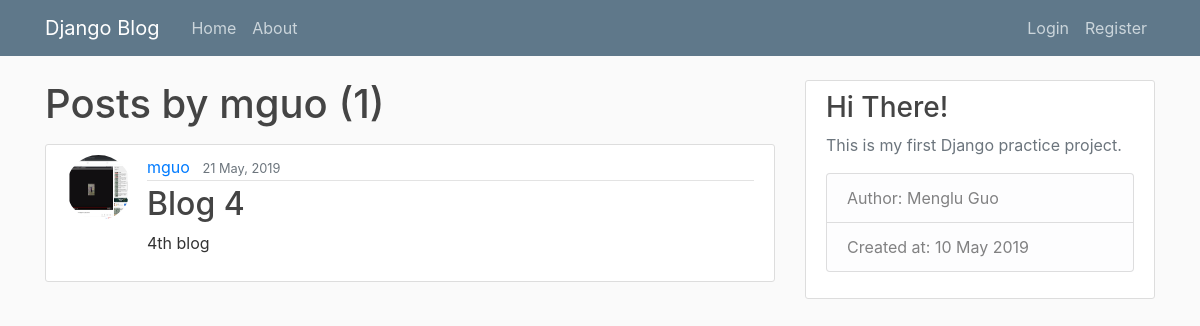
Before: /user/mguo with the older database file.
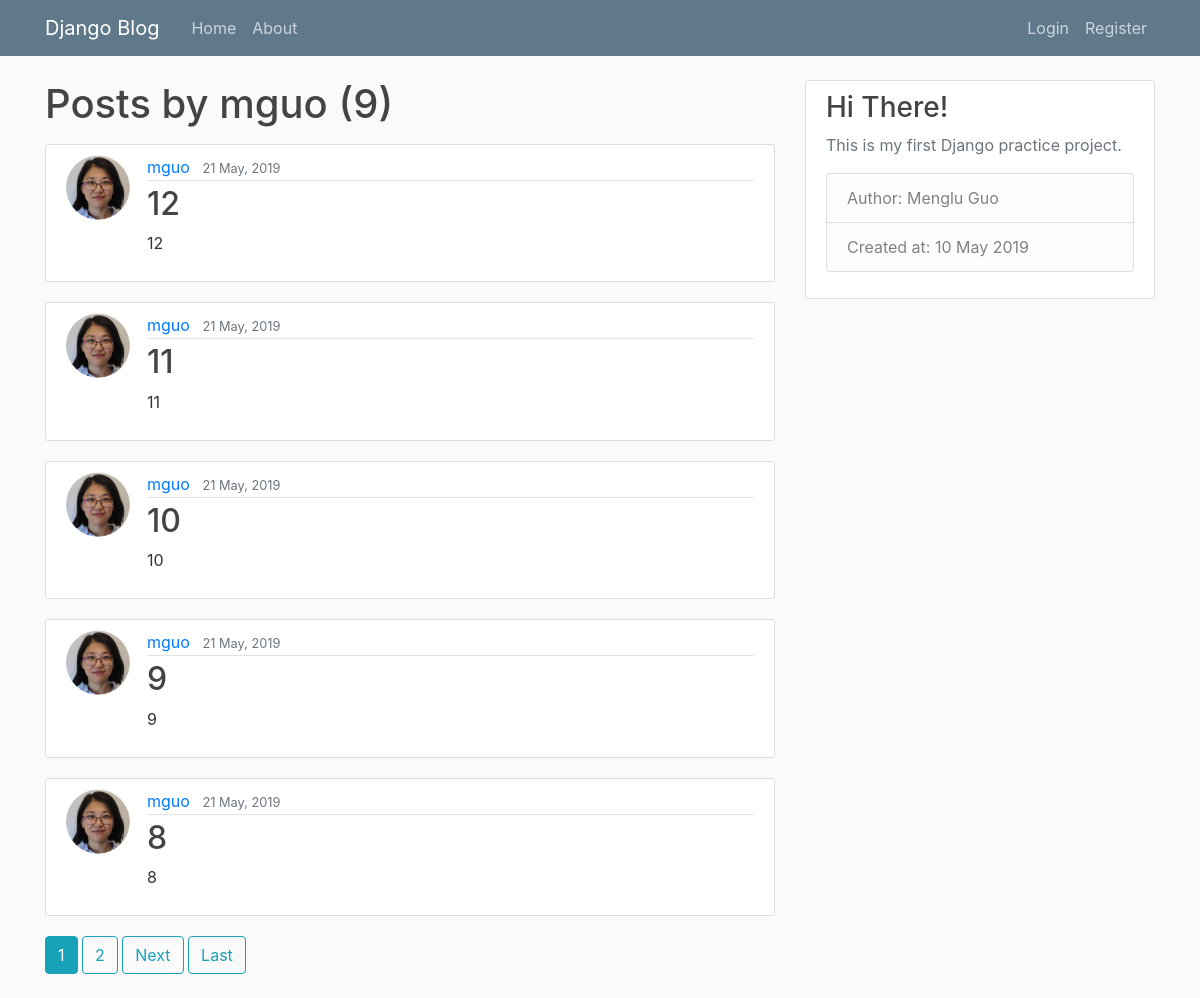
After: the same page with the newer database file.
### blog/models.py (models this page shows, shortened)
class Post(models.Model):
    title = models.CharField(max_length=100)
    content = FroalaField()
    date_posted = models.DateTimeField(default=timezone.now)
    author = models.ForeignKey(User, on_delete=models.CASCADE)

### users/models.py (models this page shows, shortened)
class Profile(models.Model):
    user = models.OneToOneField(User, on_delete=models.CASCADE)
    image = models.ImageField(default='default.jpg', upload_to='profile_pics')

### blog/views.py (the view)
# urls.py: path('user/<str:username>', UserPostListView.as_view(), name='user-posts'),
class UserPostListView(ListView):
    model = Post
    template_name = 'blog/user_posts.html'  # <app>/<model>_<viewtype>.html
    context_object_name = 'posts'
    paginate_by = 5
    def get_queryset(self):
        user = get_object_or_404(User, username=self.kwargs.get('username'))
        return Post.objects.filter(author=user).order_by('-date_posted')

### blog/templates/blog/user_posts.html (shortened to what this page needs)
{% extends "blog/base.html" %}
{% block content %}
    <h1 class="mb-3">Posts by {{ view.kwargs.username }} ({{ page_obj.paginator.count }})</h1>
    {% for post in posts %}
        <article class="media content-section">
          <img class="rounded-circle article-img" src="{{ post.author.profile.image.url }}">
          <div class="media-body">
            <div class="article-metadata">
              <a class="mr-2" href="{% url 'user-posts' post.author.username %}">{{ post.author }}</a>
              <small class="text-muted">{{ post.date_posted|date:"d F, Y" }}</small>
            </div>
            <h2><a class="article-title" href="{% url 'post-detail' post.id %}">{{ post.title }}</a></h2>
            <p class="article-content">{{ post.content }}</p>
          </div>
        </article>
    {% endfor %}
    {% if is_paginated %}
        {% for num in page_obj.paginator.page_range %}
            {% if page_obj.number == num %}
                <a class="btn btn-info mb-4" href="?page={{ num }}">{{ num }}</a>
            {% elif num > page_obj.number|add:'-3' and num < page_obj.number|add:'3' %}
                <a class="btn btn-outline-info mb-4" href="?page={{ num }}">{{ num }}</a>
            {% endif %}
        {% endfor %}
        {% if page_obj.has_next %}
            <a class="btn btn-outline-info mb-4" href="?page={{ page_obj.next_page_number }}">Next</a>
            <a class="btn btn-outline-info mb-4" href="?page={{ page_obj.paginator.num_pages }}">Last</a>
        {% endif %}
    {% endif %}
{% endblock content %}

### blog/templates/blog/base.html (shortened to what this page needs)
{% load static %}
<!DOCTYPE html>
<html>
<head>
    <link rel="stylesheet" href="https://stackpath.bootstrapcdn.com/bootstrap/4.3.1/css/bootstrap.min.css">
    <link rel="stylesheet" type="text/css" href="{% static 'blog/main.css' %}">
</head>
<body>
    <header class="site-header">
      <nav class="navbar navbar-expand-md navbar-dark bg-steel fixed-top">
        <div class="container">
          <a class="navbar-brand mr-4" href="{% url 'blog-home' %}">Django Blog</a>
          <div class="collapse navbar-collapse" id="navbarToggle">
            <div class="navbar-nav mr-auto">
              <a class="nav-item nav-link" href="{% url 'blog-home' %}">Home</a>
              <a class="nav-item nav-link" href="{% url 'blog-about' %}">About</a>
            </div>
            <div class="navbar-nav">
              {% if user.is_authenticated %}
                <a class="nav-item nav-link" href={% url 'post-create'%}>New Post</a>
                <a class="nav-item nav-link" href={% url 'profile'%}>Profile</a>
                <a class="nav-item nav-link" href={% url 'logout'%}>Logout</a>
              {% else %}
                <a class="nav-item nav-link" href={% url 'login'%}>Login</a>
                <a class="nav-item nav-link" href="{% url 'register' %}">Register</a>
              {% endif %}
            </div>
          </div>
        </div>
      </nav>
    </header>
    <main role="main" class="container">
      <div class="row">
        <div class="col-md-8">
          {% block content %}{% endblock %}
        </div>
        <div class="col-md-4">
          <div class="content-section">
            <h3>Hi There!</h3>
            <p class='text-muted'>This is my first Django practice project.
              <ul class="list-group">
                <li class="list-group-item list-group-item-light">Author: Menglu Guo</li>
                <li class="list-group-item list-group-item-light">Created at: 10 May 2019</li>
              </ul>
            </p>
          </div>
        </div>
      </div>
    </main>
    <link href="https://cdnjs.cloudflare.com/ajax/libs/font-awesome/4.4.0/css/font-awesome.min.css" type="text/css" media="all" rel="stylesheet" />
    <link href="https://cdnjs.cloudflare.com/ajax/libs/froala-editor/2.9.5/css/froala_editor.min.css" type="text/css" media="all" rel="stylesheet" />
    <link href="https://cdnjs.cloudflare.com/ajax/libs/froala-editor/2.9.5/css/froala_style.min.css" type="text/css" media="all" rel="stylesheet" />
</body>
</html>

### blog/static/blog/main.css (style rules this page uses)
body { background: #fafafa; color: #333333; margin-top: 5rem; }
h1, h2, h3, h4, h5, h6 { color: #444444; }
ul { margin: 0; }
.bg-steel { background-color: #5f788a; }
.site-header .navbar-nav .nav-link { color: #cbd5db; }
.content-section { background: #ffffff; padding: 10px 20px; border: 1px solid #dddddd; border-radius: 3px; margin-bottom: 20px; }
.article-title { color: #444444; }
.article-content { white-space: pre-line; }
.article-img { height: 65px; width: 65px; margin-right: 16px; }
.article-metadata { padding-bottom: 1px; margin-bottom: 4px; border-bottom: 1px solid #e3e3e3 }

Changed rows visible on the page:
no longer on this page (row unchanged): Post: author.profile.image (picture), author "mguo", date_posted "21 May, 2019", title "Blog 4", content "4th blog"
added Post: author.profile.image (picture), author "mguo", date_posted "21 May, 2019", title "12", content "12"
added Post: author.profile.image (picture), author "mguo", date_posted "21 May, 2019", title "11", content "11"
added Post: author.profile.image (picture), author "mguo", date_posted "21 May, 2019", title "10", content "10"
added Post: author.profile.image (picture), author "mguo", date_posted "21 May, 2019", title "9", content "9"
added Post: author.profile.image (picture), author "mguo", date_posted "21 May, 2019", title "8", content "8"
Other visible differences:
{{ page_obj.paginator.count }}: "1" → "9"
new list line: "1"
new list line: "2"
text now shown: "Next Last"
